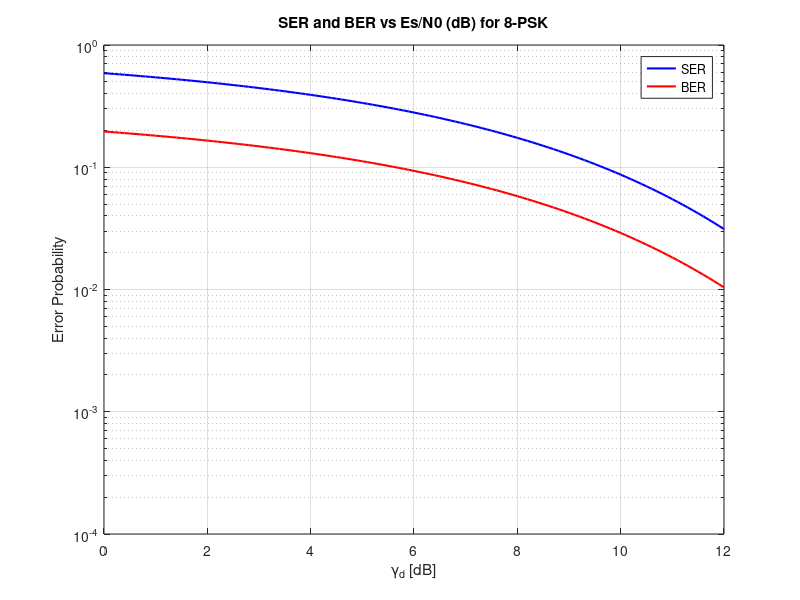

This figure's MATLAB source:
% MATLAB Code to plot Symbol Error Rate (SER) and Bit Error Rate (BER) vs Es/N0 for 8-PSK

% Define the SNR range (in dB and linear scale)
SNRdB = 0:0.1:12;               % SNR values in dB
SNR = 10.^(SNRdB/10);           % Convert SNR from dB to linear scale

% Calculate the Symbol Error Rate (SER) for 8-PSK
M = 8;                          % Number of 8-PSK symbols
k = log2(M);                    % Number of bits per symbol
SER = 2 * qfunc(sqrt(2*SNR) * sin(pi/M));   % Theoretical SER for 8-PSK

% Calculate the Bit Error Rate (BER) for 8-PSK
BER = SER / k;                  % For 8-PSK, BER is approximated as SER divided by k

% Plot SER and BER curves on a semilog-y scale
figure;
semilogy(SNRdB, SER, 'b', 'LineWidth', 1.5);   % SER curve
hold on;
semilogy(SNRdB, BER, 'r', 'LineWidth', 1.5);   % BER curve
grid on;
title('SER and BER vs Es/N0 (dB) for 8-PSK');
xlabel('\gamma_d [dB]');
ylabel('Error Probability');
legend('SER', 'BER');
axis([0 12 1e-4 1]);
